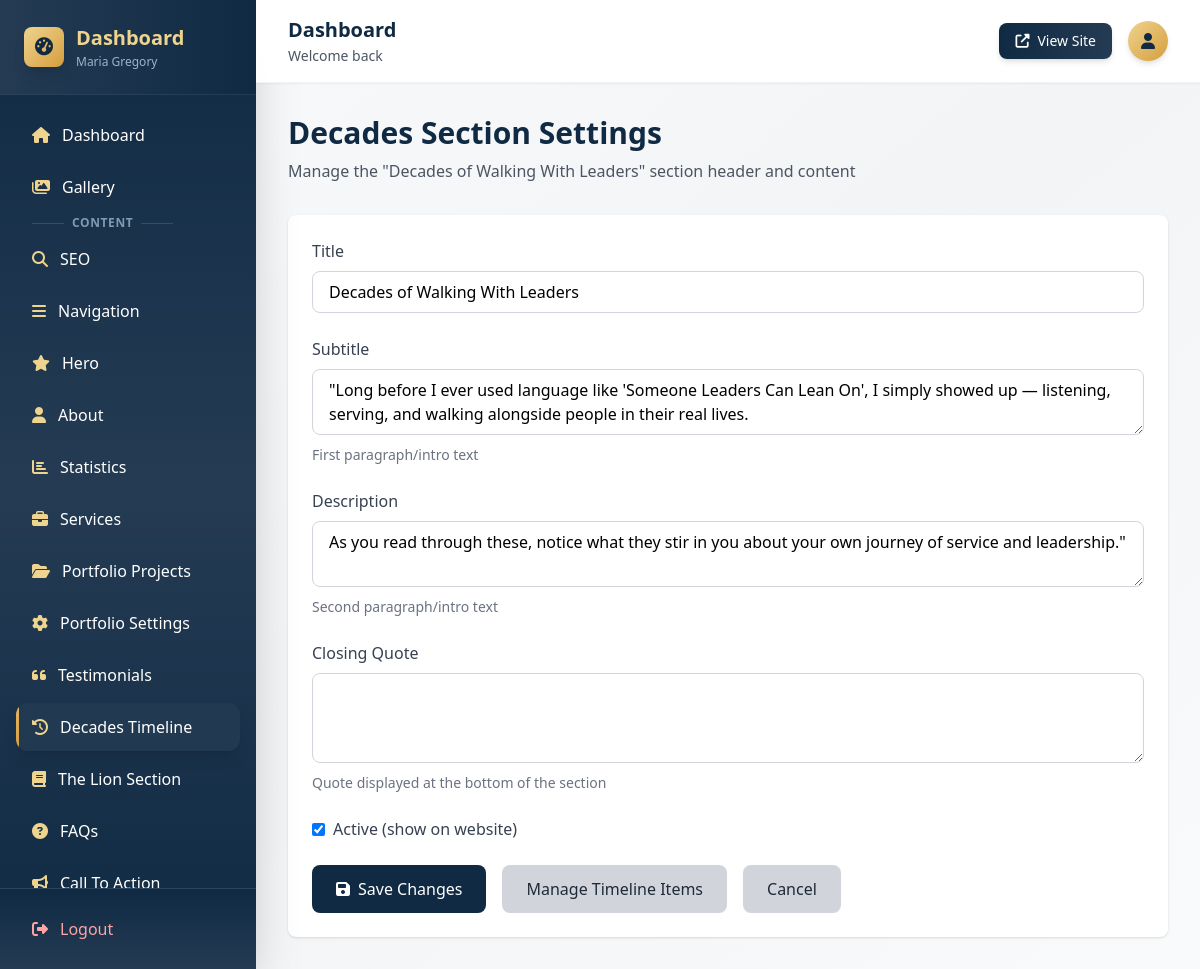
Page /dashboard/decades-section/ (signed in) on the committed database.
### myApp/models.py (models this page shows, shortened)
class DecadesSection(models.Model):
    title = models.CharField(max_length=200)
    subtitle = models.TextField(blank=True)
    description = models.TextField(blank=True)
    closing_quote = models.TextField(blank=True)
    content = JSONField(default=dict, blank=True)
    is_active = models.BooleanField(default=True)
    updated_at = models.DateTimeField(auto_now=True)
    class Meta:
        verbose_name = "Decades Section"
        verbose_name_plural = "Decades Sections"

### myApp/dashboard_views.py (the view, shortened to what this page needs)
# urls.py: path('decades-section/', dashboard_views.decades_section_edit, name='decades_section_edit'),
@login_required
def decades_section_edit(request):
    section, created = DecadesSection.objects.get_or_create(pk=1)
    context = {'section': section}
    return render(request, 'dashboard/decades_section_edit.html', context)

### myApp/templates/dashboard/decades_section_edit.html (shortened to what this page needs)
{% extends "dashboard/base.html" %}
{% block content %}
<div class="mb-8">
    <h1 class="text-3xl font-bold text-navy-900 mb-2">Decades Section Settings</h1>
    <p class="text-gray-600">Manage the "Decades of Walking With Leaders" section header and content</p>
</div>
<form method="post" class="bg-white rounded-lg shadow p-6">
    <div class="mb-6">
        <label class="block text-gray-700 font-medium mb-2">Title</label>
        <input type="text" name="title" value="{{ section.title|default:'' }}" class="w-full px-4 py-2 border border-gray-300 rounded-lg focus:ring-2 focus:ring-navy-500" required>
    </div>
    <div class="mb-6">
        <label class="block text-gray-700 font-medium mb-2">Subtitle</label>
        <textarea name="subtitle" rows="2" class="w-full px-4 py-2 border border-gray-300 rounded-lg focus:ring-2 focus:ring-navy-500">{{ section.subtitle|default:'' }}</textarea>
        <p class="text-sm text-gray-500 mt-1">First paragraph/intro text</p>
    </div>
    <div class="mb-6">
        <label class="block text-gray-700 font-medium mb-2">Description</label>
        <textarea name="description" rows="2" class="w-full px-4 py-2 border border-gray-300 rounded-lg focus:ring-2 focus:ring-navy-500">{{ section.description|default:'' }}</textarea>
        <p class="text-sm text-gray-500 mt-1">Second paragraph/intro text</p>
    </div>
    <div class="mb-6">
        <label class="block text-gray-700 font-medium mb-2">Closing Quote</label>
        <textarea name="closing_quote" rows="3" class="w-full px-4 py-2 border border-gray-300 rounded-lg focus:ring-2 focus:ring-navy-500">{{ section.closing_quote|default:'' }}</textarea>
        <p class="text-sm text-gray-500 mt-1">Quote displayed at the bottom of the section</p>
    </div>
    <div class="mb-6">
        <label class="flex items-center">
            <input type="checkbox" name="is_active" {% if section.is_active %}checked{% endif %} class="mr-2">
            <span class="text-gray-700 font-medium">Active (show on website)</span>
        </label>
    </div>
    <div class="flex gap-4">
        <button type="submit" class="bg-navy-900 hover:bg-navy-800 text-white px-6 py-3 rounded-lg transition-colors">
            <i class="fas fa-save mr-2"></i>Save Changes
        </button>
        <a href="{% url 'dashboard:decades_timeline_items_list' %}" class="bg-gray-300 hover:bg-gray-400 text-gray-800 px-6 py-3 rounded-lg transition-colors">
            Manage Timeline Items
        </a>
        <a href="{% url 'dashboard:index' %}" class="bg-gray-300 hover:bg-gray-400 text-gray-800 px-6 py-3 rounded-lg transition-colors">
            Cancel
        </a>
    </div>
</form>
{% endblock %}

### rows in the picture
DecadesSection: title "Decades of Walking With Leaders", subtitle "\"Long before I ever used language like 'Someone Leaders Can Lean On', I simply showed up — listening, serving, and walking alongside people in their real lives.", description "As you read through these, notice what they stir in you about your own journey of service and leadership.\"", is_active "☑"
